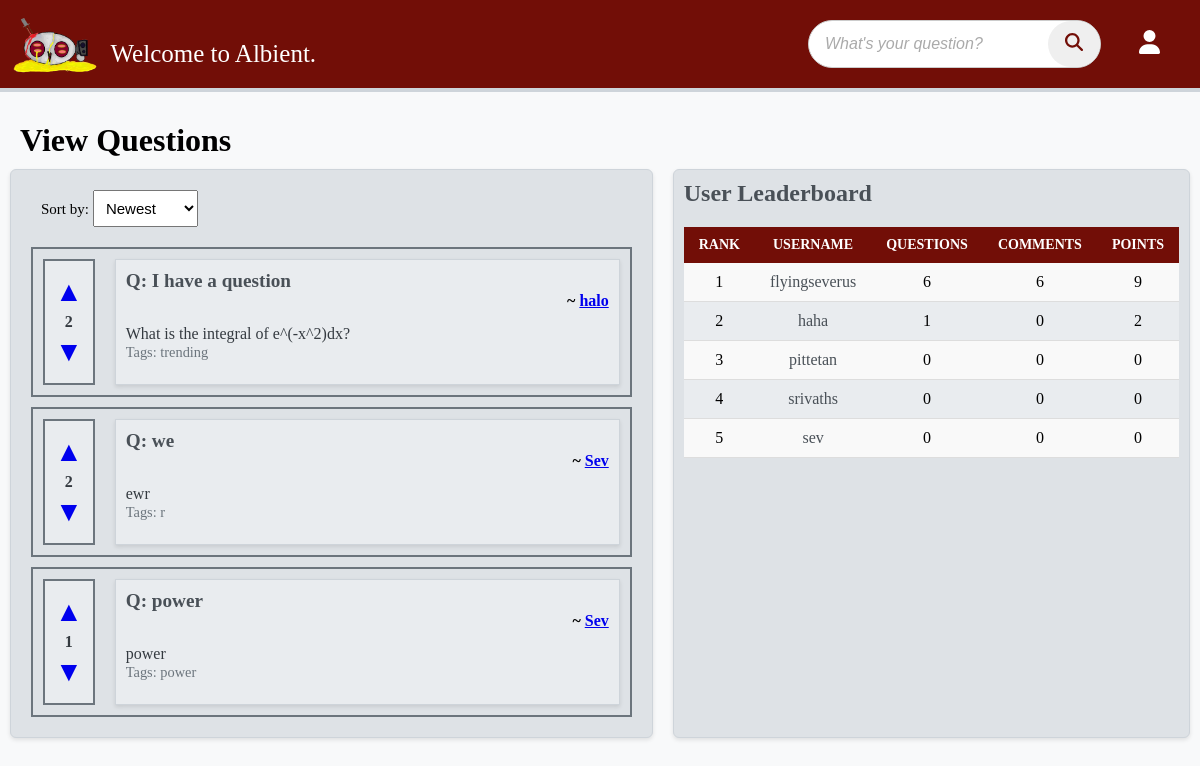
Page / (signed in) on the committed database.
### albient/models.py (models this page shows)
class Question(db.Model):
    id = sa.Column(sa.Integer, primary_key=True, unique=True)
    title = sa.Column(sa.String(64))
    content = sa.Column(sa.Text)
    user_id = sa.Column(sa.Integer, sa.ForeignKey("user.id"))
    comments = relationship("Comment", backref="question", lazy=True)
    tags = sa.Column(sa.String(32))
    votes = sa.Column(sa.Integer, default=0)
    is_resolved = sa.Column(sa.Boolean, default=False)

class User(db.Model, UserMixin):
    id = sa.Column(sa.Integer, primary_key=True, unique=True)
    role_id = sa.Column(sa.Integer, default=0)  # 0 for normal users, 1 for admin
    email = sa.Column(sa.String(320))
    username = sa.Column(sa.String(64), nullable=False, unique=True)
    display_name = sa.Column(sa.String(32))
    password = sa.Column(sa.String(64), nullable=False)
    rep_points = sa.Column(sa.Integer)
    questions = relationship("Question", backref="op", lazy=True)
    replies = relationship("Comment", backref="op", lazy=True)

### albient/routes.py (the view, shortened to what this page needs)
@app.route("/home")
@app.route("/")
def home():
    sort_by = request.args.get("sort_by", "id")
    leaderboard_data = (
        db.session.query(
            User.id,
            User.username,
            func.count(Question.id).label("questions_asked"),
            func.count(Comment.id).label("comments_made"),
            func.sum(Question.votes).label("total_votes_received"),
        )
        .outerjoin(Question, User.id == Question.user_id)
        .outerjoin(Comment, User.id == Comment.user_id)
        .group_by(User.id)
        .order_by(func.sum(Question.votes).desc())
        .all()
    )
    if sort_by == "popularity":
        questions = Question.query.order_by(Question.votes.desc()).all()
    else:
        questions = Question.query.order_by(Question.id.desc()).all()
    return render_template(
        "home.html", questions=questions, leaderboard_data=leaderboard_data
    )

### albient/models.py (called while the page is built)
@login_manager.user_loader
def load_user(user_id):
    return User.query.get(int(user_id))

### albient/templates/home.html (shortened to what this page needs)
{% extends 'base.html' %}
{% block content %}
  <h1>View Questions</h1>
  <div class="parent">
    <div class="view_questions">
      <form method="get" action="{{ url_for('home') }}" class="sort-form">
        <label for="sort_by">Sort by:</label>
        <select id="sort_by" name="sort_by" onchange="this.form.submit()">
            <option value="id" {% if request.args.get('sort_by') == 'id' %}selected{% endif %}>Newest</option>
        </select>
      </form>
      {% for question in questions %}
      <div class="question">
        <div class="vote-buttons">
            <a class="vote-button upvote-icon" href="{{url_for('upvote_post', post_id=question.id, del=1) }}" >&#9650;</a>
            <span>{{ question.votes }}</span>
            <a class="vote-button downvote-icon" href="{{url_for('upvote_post', post_id=question.id, del=-1) }}">&#9660;</a>
        </div>
        <div class="notvotebuttons">
          <a href="{{ url_for('view_question', id=question.id) }}" class="question-title">Q: {{ question.title }}</a>
          <h4>~ <a href="{{ url_for('view_user', username=question.op.username)}}">{{ question.op.display_name }}</a> </h4>
          <p>{{ question.content }}</p>
          <small>Tags: {{ question.tags }}</small>
        </div>
      </div>
      {% endfor %}
    </div>
    <div class="ask_questions">
        <h2>User Leaderboard</h2>
        <table class="leaderboard">
          <thead>
              <tr>
                  <th>Rank</th>
                  <th>Username</th>
                  <th>Questions </th>
                  <th>Comments </th>
                  <th>Points</th>
              </tr>
          </thead>
          <tbody>
              {% for user in leaderboard_data %}
              <tr>
                  <td>{{ loop.index }}</td>
                  <td>
                    <a href="{{ url_for('view_user', username=user.username) }}">{{ user.username }}</a>
                  </td>
                  <td>{{ user.questions_asked or 0 }}</td>
                  <td>{{ user.comments_made or 0 }}</td>
                  <td>{{ user.total_votes_received or 0 }}</td>
              </tr>
              {% endfor %}
          </tbody>
      </table>
    </div>
  </div>
{% endblock %}

### albient/static/syles.css (style rules this page uses)
:root { --seasalt: #f8f9faff; --antiflash-white: #e9ecefff; --platinum: #dee2e6ff; --french-gray: #ced4daff; --french-gray-2: #adb5bdff; --slate-gray: #6c757dff; --outer-space: #495057ff; --onyx: #343a40ff; --eerie-black: #212529ff; --brick: #720E07; }
* { margin: 0; padding: 0; }
body { min-height: 100vh; margin: 0; padding: 0; font-family: 'Monaspace Radon Var'; background: var(--seasalt); }
.parent { display: grid; grid-template-columns: 8fr 4fr; grid-template-rows: 1fr; grid-template-areas: "view_questions ask_questions"; }
.parent>* { border: 4px solid var(--french-gray-2); }
.parent .view_questions .question { background-color: var(--platinum); margin: 10px 10px; padding: 10px; border: 2px solid var(--slate-gray); display: flex; }
.parent .view_questions .question .vote-buttons { display: flex; flex-direction: column; justify-content: center; align-items: center; margin-right: 10px; font-size: 1em; font-weight: bold; color: var(--onyx); background-color: var(--antiflash-white); padding: 10px; border: 2px solid var(--slate-gray); }
.parent .view_questions .question .vote-buttons a { margin: 5px 0; font-size: 28px; text-decoration: none; cursor: pointer; }
.parent .view_questions .question .notvotebuttons { background-color: var(--antiflash-white); border: 1px solid var(--french-gray); padding: 10px; margin-left: 10px; box-shadow: 0 2px 4px rgba(0, 0, 0, 0.1); width: 100%; }
.parent .view_questions .question .notvotebuttons small { font-size: 0.9em; color: var(--slate-gray); }
.parent .view_questions .question .notvotebuttons a.question-title { font-size: 1.2em; font-weight: bold; color: var(--outer-space); text-decoration: none; }
.parent .view_questions .question .notvotebuttons p { font-size: 1em; color: var(--onyx); }
.parent .view_questions { background-color: var(--platinum); border: 1px solid var(--french-gray); border-radius: 6px; padding: 10px; margin: 10px; box-shadow: 0 2px 4px rgba(0, 0, 0, 0.1); overflow: hidden; -ms-overflow-style: none; scrollbar-width: none; }
.parent .view_questions .sort-form { padding: 10px; margin-left: 10px; }
.parent .ask_questions { background-color: var(--platinum); border: 1px solid var(--french-gray); border-radius: 6px; padding: 10px; margin: 10px; box-shadow: 0 2px 4px rgba(0, 0, 0, 0.1); }
.parent .ask_questions h2 { font-size: 1.5em; font-weight: bold; color: var(--outer-space); }
h1 { margin-left: 20px; }
.parent .ask_questions a { text-decoration: none; color: var(--outer-space); }
table { width: 100%; border-collapse: collapse; margin-top: 20px; }
table th, table td { padding: 10px 15px; text-align: center; }
table thead th { background-color: var(--brick); color: #fff; text-transform: uppercase; font-size: 14px; }
table tbody tr:nth-child(odd) { background-color: #f9f9f9; }
table tbody tr:nth-child(even) { background-color: #e9ecef; }
table tbody td { border-bottom: 1px solid #ddd; }
.sort-form select { padding: 8px; font-size: 15px; }
.sort-form label { font-size: 15px; }
.question p { margin-top: 15px; }
.question h4 { text-align: right; }

### albient/static/navbar.css (style rules this page uses)
:root { --seasalt: #f8f9faff; --antiflash-white: #e9ecefff; --platinum: #dee2e6ff; --french-gray: #ced4daff; --french-gray-2: #adb5bdff; --slate-gray: #6c757dff; --outer-space: #495057ff; --onyx: #343a40ff; --eerie-black: #212529ff; --logo-color: #ff5733ff; --brick: #720E07; }

### rows in the picture
Question: votes "2", title "I have a question", op.display_name "halo", content "What is the integral of e^(-x^2)dx?", tags "trending"
Question: votes "2", title "we", op.display_name "Sev", content "ewr", tags "r"
Question: votes "1", title "power", op.display_name "Sev", content "power", tags "power"
User: username "flyingseverus", questions_asked "6", comments_made "6", total_votes_received "9"
User: username "haha", questions_asked "1", role "0", total_votes_received "2"
User: username "pittetan", role "0"
User: username "srivaths", role "0"
User: username "sev", role "0"
